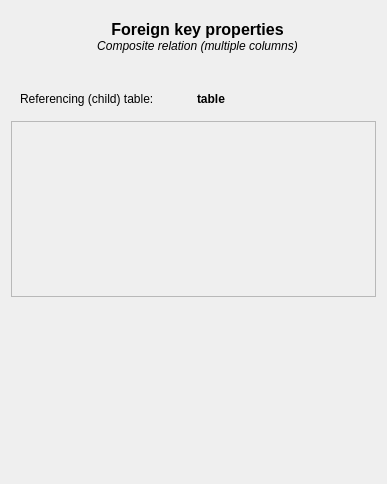
<?xml version="1.0" encoding="UTF-8"?>
<ui version="4.0">
 <class>ErdConnectionPanel</class>
 <widget class="QWidget" name="ErdConnectionPanel">
  <property name="geometry">
   <rect>
    <x>0</x>
    <y>0</y>
    <width>387</width>
    <height>484</height>
   </rect>
  </property>
  <property name="windowTitle">
   <string>Form</string>
  </property>
  <layout class="QVBoxLayout" name="topLevelLayout">
   <item>
    <widget class="QWidget" name="tbWidget" native="true">
     <layout class="QGridLayout" name="gridLayout_2">
      <item row="0" column="1">
       <widget class="QWidget" name="tbCenter" native="true">
        <property name="sizePolicy">
         <sizepolicy hsizetype="MinimumExpanding" vsizetype="Preferred">
          <horstretch>0</horstretch>
          <verstretch>0</verstretch>
         </sizepolicy>
        </property>
        <layout class="QVBoxLayout" name="verticalLayout">
         <property name="spacing">
          <number>0</number>
         </property>
         <property name="leftMargin">
          <number>0</number>
         </property>
         <property name="topMargin">
          <number>0</number>
         </property>
         <property name="rightMargin">
          <number>0</number>
         </property>
         <property name="bottomMargin">
          <number>0</number>
         </property>
         <item>
          <widget class="QLabel" name="topLabel">
           <property name="sizePolicy">
            <sizepolicy hsizetype="MinimumExpanding" vsizetype="Minimum">
             <horstretch>0</horstretch>
             <verstretch>0</verstretch>
            </sizepolicy>
           </property>
           <property name="font">
            <font>
             <pointsize>12</pointsize>
             <bold>true</bold>
            </font>
           </property>
           <property name="text">
            <string>Foreign key properties</string>
           </property>
           <property name="alignment">
            <set>Qt::AlignmentFlag::AlignCenter</set>
           </property>
           <property name="wordWrap">
            <bool>true</bool>
           </property>
          </widget>
         </item>
         <item>
          <widget class="QLabel" name="tableLevelFkLabel">
           <property name="sizePolicy">
            <sizepolicy hsizetype="Preferred" vsizetype="Minimum">
             <horstretch>0</horstretch>
             <verstretch>0</verstretch>
            </sizepolicy>
           </property>
           <property name="font">
            <font>
             <italic>true</italic>
            </font>
           </property>
           <property name="text">
            <string>Composite relation (multiple columns)</string>
           </property>
           <property name="alignment">
            <set>Qt::AlignmentFlag::AlignCenter</set>
           </property>
          </widget>
         </item>
        </layout>
       </widget>
      </item>
      <item row="0" column="0">
       <widget class="QToolBar" name="toolBar">
        <property name="sizePolicy">
         <sizepolicy hsizetype="Preferred" vsizetype="Minimum">
          <horstretch>0</horstretch>
          <verstretch>0</verstretch>
         </sizepolicy>
        </property>
       </widget>
      </item>
      <item row="0" column="2">
       <widget class="QWidget" name="tbRight" native="true"/>
      </item>
     </layout>
    </widget>
   </item>
   <item>
    <spacer name="verticalSpacer">
     <property name="orientation">
      <enum>Qt::Orientation::Vertical</enum>
     </property>
     <property name="sizeType">
      <enum>QSizePolicy::Policy::Fixed</enum>
     </property>
     <property name="sizeHint" stdset="0">
      <size>
       <width>20</width>
       <height>15</height>
      </size>
     </property>
    </spacer>
   </item>
   <item>
    <widget class="QWidget" name="childTableGroup" native="true">
     <property name="sizePolicy">
      <sizepolicy hsizetype="Preferred" vsizetype="Minimum">
       <horstretch>0</horstretch>
       <verstretch>0</verstretch>
      </sizepolicy>
     </property>
     <layout class="QGridLayout" name="gridLayout">
      <item row="0" column="0">
       <widget class="QLabel" name="childTableTitleLabel">
        <property name="text">
         <string>Referencing (child) table:</string>
        </property>
       </widget>
      </item>
      <item row="0" column="1">
       <widget class="QLabel" name="childTableName">
        <property name="font">
         <font>
          <bold>true</bold>
         </font>
        </property>
        <property name="text">
         <string notr="true">table</string>
        </property>
       </widget>
      </item>
     </layout>
    </widget>
   </item>
   <item>
    <widget class="QScrollArea" name="scrollArea">
     <property name="widgetResizable">
      <bool>true</bool>
     </property>
     <widget class="QWidget" name="fkPanelContainer">
      <property name="geometry">
       <rect>
        <x>0</x>
        <y>0</y>
        <width>367</width>
        <height>166</height>
       </rect>
      </property>
      <layout class="QVBoxLayout" name="verticalLayout2"/>
     </widget>
    </widget>
   </item>
   <item>
    <spacer name="bottomSpacer">
     <property name="orientation">
      <enum>Qt::Orientation::Vertical</enum>
     </property>
     <property name="sizeHint" stdset="0">
      <size>
       <width>20</width>
       <height>0</height>
      </size>
     </property>
    </spacer>
   </item>
  </layout>
 </widget>
 <resources/>
 <connections/>
</ui>
